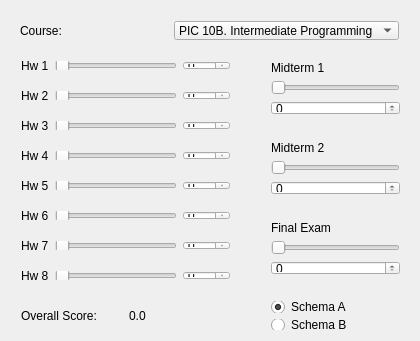
<?xml version="1.0" encoding="UTF-8"?>
<ui version="4.0">
 <class>Widget</class>
 <widget class="QWidget" name="Widget">
  <property name="geometry">
   <rect>
    <x>0</x>
    <y>0</y>
    <width>420</width>
    <height>341</height>
   </rect>
  </property>
  <property name="windowTitle">
   <string>Widget</string>
  </property>
  <widget class="QWidget" name="horizontalLayoutWidget">
   <property name="geometry">
    <rect>
     <x>10</x>
     <y>50</y>
     <width>231</width>
     <height>31</height>
    </rect>
   </property>
   <layout class="QHBoxLayout" name="horizontalLayout">
    <item>
     <widget class="QLabel" name="label_2">
      <property name="text">
       <string>Hw 1</string>
      </property>
     </widget>
    </item>
    <item>
     <widget class="QSlider" name="horizontalSlider_1">
      <property name="maximum">
       <number>100</number>
      </property>
      <property name="orientation">
       <enum>Qt::Horizontal</enum>
      </property>
     </widget>
    </item>
    <item>
     <widget class="QSpinBox" name="spinBox_1">
      <property name="maximum">
       <number>100</number>
      </property>
     </widget>
    </item>
   </layout>
  </widget>
  <widget class="QWidget" name="horizontalLayoutWidget_2">
   <property name="geometry">
    <rect>
     <x>10</x>
     <y>80</y>
     <width>231</width>
     <height>31</height>
    </rect>
   </property>
   <layout class="QHBoxLayout" name="horizontalLayout_2">
    <item>
     <widget class="QLabel" name="label_3">
      <property name="text">
       <string>Hw 2</string>
      </property>
     </widget>
    </item>
    <item>
     <widget class="QSlider" name="horizontalSlider_2">
      <property name="maximum">
       <number>100</number>
      </property>
      <property name="orientation">
       <enum>Qt::Horizontal</enum>
      </property>
     </widget>
    </item>
    <item>
     <widget class="QSpinBox" name="spinBox_2">
      <property name="maximum">
       <number>100</number>
      </property>
     </widget>
    </item>
   </layout>
  </widget>
  <widget class="QWidget" name="horizontalLayoutWidget_3">
   <property name="geometry">
    <rect>
     <x>9</x>
     <y>10</y>
     <width>401</width>
     <height>41</height>
    </rect>
   </property>
   <layout class="QHBoxLayout" name="horizontalLayout_3">
    <item>
     <widget class="QLabel" name="label">
      <property name="text">
       <string>Course:</string>
      </property>
      <property name="scaledContents">
       <bool>false</bool>
      </property>
      <property name="wordWrap">
       <bool>false</bool>
      </property>
     </widget>
    </item>
    <item>
     <widget class="QComboBox" name="comboBox">
      <item>
       <property name="text">
        <string>PIC 10B. Intermediate Programming</string>
       </property>
      </item>
      <item>
       <property name="text">
        <string>PIC 10C. Advanced Programming</string>
       </property>
      </item>
     </widget>
    </item>
   </layout>
  </widget>
  <widget class="QWidget" name="horizontalLayoutWidget_4">
   <property name="geometry">
    <rect>
     <x>10</x>
     <y>110</y>
     <width>231</width>
     <height>31</height>
    </rect>
   </property>
   <layout class="QHBoxLayout" name="horizontalLayout_4">
    <item>
     <widget class="QLabel" name="label_4">
      <property name="text">
       <string>Hw 3</string>
      </property>
     </widget>
    </item>
    <item>
     <widget class="QSlider" name="horizontalSlider_3">
      <property name="maximum">
       <number>100</number>
      </property>
      <property name="orientation">
       <enum>Qt::Horizontal</enum>
      </property>
     </widget>
    </item>
    <item>
     <widget class="QSpinBox" name="spinBox_3">
      <property name="maximum">
       <number>100</number>
      </property>
     </widget>
    </item>
   </layout>
  </widget>
  <widget class="QWidget" name="horizontalLayoutWidget_5">
   <property name="geometry">
    <rect>
     <x>10</x>
     <y>140</y>
     <width>231</width>
     <height>31</height>
    </rect>
   </property>
   <layout class="QHBoxLayout" name="horizontalLayout_5">
    <item>
     <widget class="QLabel" name="label_5">
      <property name="text">
       <string>Hw 4</string>
      </property>
     </widget>
    </item>
    <item>
     <widget class="QSlider" name="horizontalSlider_4">
      <property name="maximum">
       <number>100</number>
      </property>
      <property name="orientation">
       <enum>Qt::Horizontal</enum>
      </property>
     </widget>
    </item>
    <item>
     <widget class="QSpinBox" name="spinBox_4">
      <property name="maximum">
       <number>100</number>
      </property>
     </widget>
    </item>
   </layout>
  </widget>
  <widget class="QWidget" name="horizontalLayoutWidget_6">
   <property name="geometry">
    <rect>
     <x>10</x>
     <y>170</y>
     <width>231</width>
     <height>31</height>
    </rect>
   </property>
   <layout class="QHBoxLayout" name="horizontalLayout_6">
    <item>
     <widget class="QLabel" name="label_6">
      <property name="text">
       <string>Hw 5</string>
      </property>
     </widget>
    </item>
    <item>
     <widget class="QSlider" name="horizontalSlider_5">
      <property name="maximum">
       <number>100</number>
      </property>
      <property name="orientation">
       <enum>Qt::Horizontal</enum>
      </property>
     </widget>
    </item>
    <item>
     <widget class="QSpinBox" name="spinBox_5">
      <property name="maximum">
       <number>100</number>
      </property>
     </widget>
    </item>
   </layout>
  </widget>
  <widget class="QWidget" name="horizontalLayoutWidget_7">
   <property name="geometry">
    <rect>
     <x>10</x>
     <y>200</y>
     <width>231</width>
     <height>31</height>
    </rect>
   </property>
   <layout class="QHBoxLayout" name="horizontalLayout_7">
    <item>
     <widget class="QLabel" name="label_7">
      <property name="text">
       <string>Hw 6</string>
      </property>
     </widget>
    </item>
    <item>
     <widget class="QSlider" name="horizontalSlider_6">
      <property name="maximum">
       <number>100</number>
      </property>
      <property name="orientation">
       <enum>Qt::Horizontal</enum>
      </property>
     </widget>
    </item>
    <item>
     <widget class="QSpinBox" name="spinBox_6">
      <property name="maximum">
       <number>100</number>
      </property>
     </widget>
    </item>
   </layout>
  </widget>
  <widget class="QWidget" name="horizontalLayoutWidget_8">
   <property name="geometry">
    <rect>
     <x>10</x>
     <y>230</y>
     <width>231</width>
     <height>31</height>
    </rect>
   </property>
   <layout class="QHBoxLayout" name="horizontalLayout_8">
    <item>
     <widget class="QLabel" name="label_8">
      <property name="text">
       <string>Hw 7</string>
      </property>
     </widget>
    </item>
    <item>
     <widget class="QSlider" name="horizontalSlider_7">
      <property name="maximum">
       <number>100</number>
      </property>
      <property name="orientation">
       <enum>Qt::Horizontal</enum>
      </property>
     </widget>
    </item>
    <item>
     <widget class="QSpinBox" name="spinBox_7">
      <property name="maximum">
       <number>100</number>
      </property>
     </widget>
    </item>
   </layout>
  </widget>
  <widget class="QWidget" name="horizontalLayoutWidget_9">
   <property name="geometry">
    <rect>
     <x>10</x>
     <y>260</y>
     <width>231</width>
     <height>31</height>
    </rect>
   </property>
   <layout class="QHBoxLayout" name="horizontalLayout_9">
    <item>
     <widget class="QLabel" name="label_9">
      <property name="text">
       <string>Hw 8</string>
      </property>
     </widget>
    </item>
    <item>
     <widget class="QSlider" name="horizontalSlider_8">
      <property name="maximum">
       <number>100</number>
      </property>
      <property name="orientation">
       <enum>Qt::Horizontal</enum>
      </property>
     </widget>
    </item>
    <item>
     <widget class="QSpinBox" name="spinBox_8">
      <property name="maximum">
       <number>100</number>
      </property>
     </widget>
    </item>
   </layout>
  </widget>
  <widget class="QWidget" name="verticalLayoutWidget">
   <property name="geometry">
    <rect>
     <x>260</x>
     <y>50</y>
     <width>151</width>
     <height>76</height>
    </rect>
   </property>
   <layout class="QVBoxLayout" name="verticalLayout_4">
    <item>
     <widget class="QLabel" name="label_10">
      <property name="text">
       <string>Midterm 1</string>
      </property>
     </widget>
    </item>
    <item>
     <widget class="QSlider" name="horizontalSlider_mt1">
      <property name="maximum">
       <number>100</number>
      </property>
      <property name="orientation">
       <enum>Qt::Horizontal</enum>
      </property>
     </widget>
    </item>
    <item>
     <widget class="QSpinBox" name="spinBox_mt1">
      <property name="maximum">
       <number>100</number>
      </property>
     </widget>
    </item>
   </layout>
  </widget>
  <widget class="QWidget" name="verticalLayoutWidget_3">
   <property name="geometry">
    <rect>
     <x>260</x>
     <y>130</y>
     <width>151</width>
     <height>76</height>
    </rect>
   </property>
   <layout class="QVBoxLayout" name="verticalLayout_6">
    <item>
     <widget class="QLabel" name="label_12">
      <property name="text">
       <string>Midterm 2</string>
      </property>
     </widget>
    </item>
    <item>
     <widget class="QSlider" name="horizontalSlider_mt2">
      <property name="maximum">
       <number>100</number>
      </property>
      <property name="orientation">
       <enum>Qt::Horizontal</enum>
      </property>
     </widget>
    </item>
    <item>
     <widget class="QSpinBox" name="spinBox_mt2">
      <property name="maximum">
       <number>100</number>
      </property>
     </widget>
    </item>
   </layout>
  </widget>
  <widget class="QWidget" name="verticalLayoutWidget_2">
   <property name="geometry">
    <rect>
     <x>260</x>
     <y>210</y>
     <width>151</width>
     <height>76</height>
    </rect>
   </property>
   <layout class="QVBoxLayout" name="verticalLayout_5">
    <item>
     <widget class="QLabel" name="label_11">
      <property name="text">
       <string>Final Exam</string>
      </property>
     </widget>
    </item>
    <item>
     <widget class="QSlider" name="horizontalSlider_fin">
      <property name="maximum">
       <number>100</number>
      </property>
      <property name="orientation">
       <enum>Qt::Horizontal</enum>
      </property>
     </widget>
    </item>
    <item>
     <widget class="QSpinBox" name="spinBox_fin">
      <property name="maximum">
       <number>100</number>
      </property>
     </widget>
    </item>
   </layout>
  </widget>
  <widget class="QWidget" name="verticalLayoutWidget_4">
   <property name="geometry">
    <rect>
     <x>260</x>
     <y>290</y>
     <width>141</width>
     <height>51</height>
    </rect>
   </property>
   <layout class="QVBoxLayout" name="verticalLayout_7">
    <item>
     <widget class="QRadioButton" name="radioButtonA">
      <property name="text">
       <string>Schema A</string>
      </property>
      <property name="checked">
       <bool>true</bool>
      </property>
     </widget>
    </item>
    <item>
     <widget class="QRadioButton" name="radioButtonB">
      <property name="text">
       <string>Schema B</string>
      </property>
     </widget>
    </item>
   </layout>
  </widget>
  <widget class="QWidget" name="horizontalLayoutWidget_10">
   <property name="geometry">
    <rect>
     <x>10</x>
     <y>290</y>
     <width>231</width>
     <height>51</height>
    </rect>
   </property>
   <layout class="QHBoxLayout" name="horizontalLayout_10">
    <item>
     <widget class="QLabel" name="label_13">
      <property name="text">
       <string>Overall Score:</string>
      </property>
     </widget>
    </item>
    <item>
     <widget class="QLabel" name="score">
      <property name="text">
       <string>0.0</string>
      </property>
     </widget>
    </item>
   </layout>
  </widget>
 </widget>
 <layoutdefault spacing="6" margin="11"/>
 <resources/>
 <connections/>
</ui>
